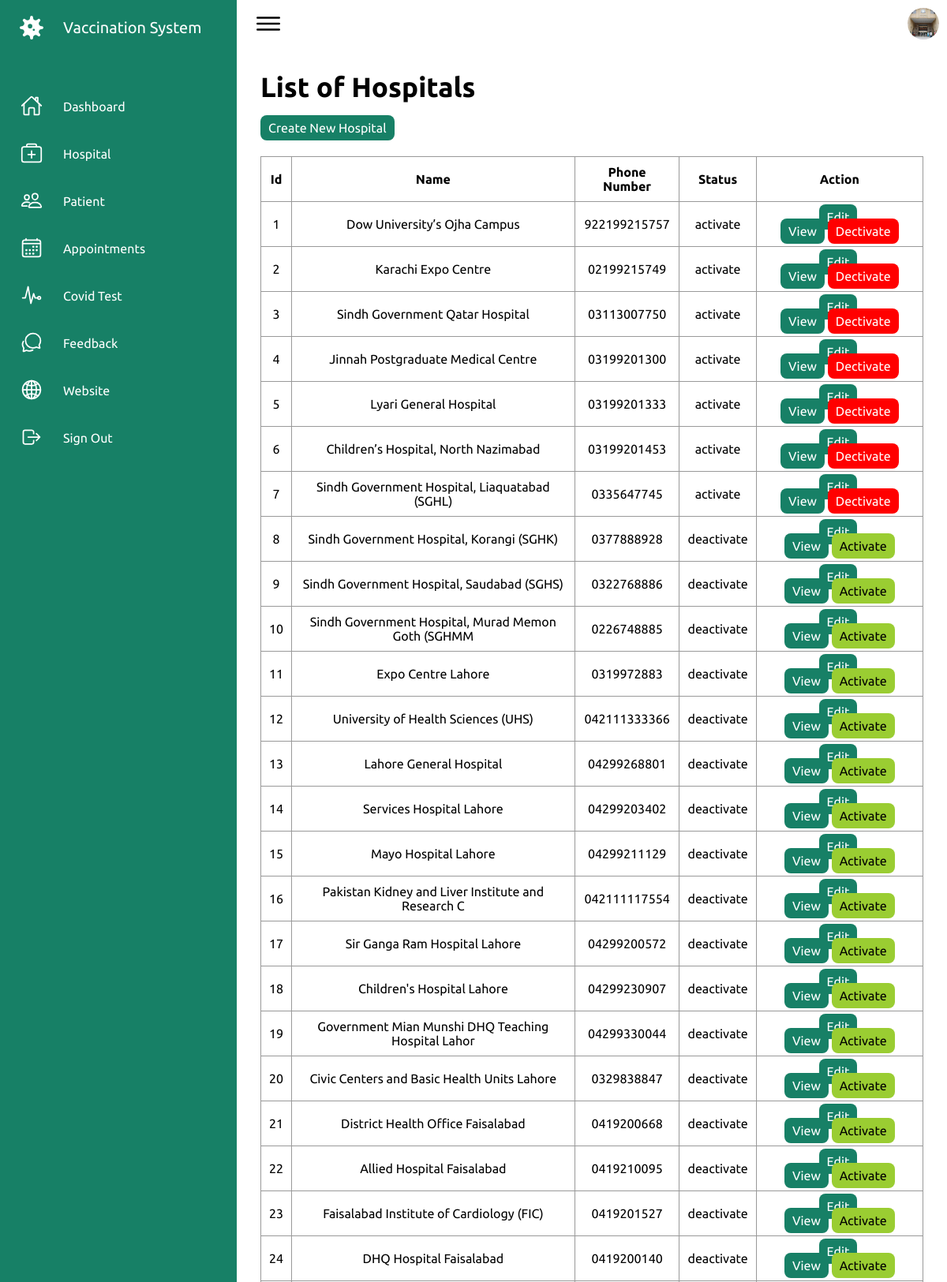
Screenshot of /Admin/hospital.php (signed in, upper part) with the database file from the repository.
### tables this page shows
CREATE TABLE `tbl_hospital` (
  `id` int(11) NOT NULL,
  `name` varchar(50) NOT NULL,
  `contact` varchar(15) NOT NULL,
  `cid` int(11) NOT NULL,
  `email` varchar(50) NOT NULL,
  `password` varchar(50) NOT NULL,
  `image` varchar(100) NOT NULL,
  `address` varchar(150) NOT NULL,
  `status` varchar(20) NOT NULL DEFAULT 'deactivate'
);

### Admin/hospital.php (the view, shortened to what this page needs)
<?php
    include("connection.php");
?>
<!DOCTYPE html>
<html lang="en">
<head>
    <link rel="stylesheet" href="assets/css/index.css">
</head>
<body>
    <div class="container">
        <?php
            include("navigation.php");
        ?>
        <div class="main">
            <div class="topbar">
                <div class="toggle">
                    <ion-icon name="menu-outline"></ion-icon>
                </div>
                <div class="user">
                    <a href='profile.php'><img src="assets/imgs/customer01.jpg" alt=""></a>
                </div>
            </div>
            <div class="mainContent">
                <h2 class="title">List of Hospitals</h2>
                <a href="add_new_hospital.php" class="btn">Create New Hospital</a>
                <table>
                    <thead>
                        <tr>
                            <th>Id</th>
                            <th>Name</th>
                            <th>Phone Number</th>
                            <th>Status</th>
                            <th>Action</th>
                        </tr>
                    </thead>
                    <tbody>
                        <?php
                            $query = "SELECT * FROM tbl_hospital";
                            $result = mysqli_query($connection,$query);
                            foreach($result as $row)
                            {
                                echo
                                "<tr>
                                    <td>$row[id]</td>
                                    <td>$row[name]</td>
                                    <td>$row[contact]</td>
                                    <td>$row[status]</td>
                                    <td>
                                    <a href='edit_hospital.php?id=$row[id]'>Edit</a>&nbsp;
                                    <a href='view_hospital.php?id=$row[id]'>View</a>&nbsp";
                                        if($row['status']=="deactivate")
                                        {
                                            echo "<a href='activate_hospital.php?id=$row[id]' class='btnactivate'>Activate</a>";
                                        }
                                        else
                                        {
                                            echo "<a href='deactivate_hospital.php?id=$row[id]' class='btndeactivate'>Dectivate</a>";
                                        }
                            }
                        ?>
                    </tbody>
                </table>
            </div>
        </div>
    </div>
</body>
</html>

### Admin/assets/css/index.css (style rules this page uses)
* { font-family: "Ubuntu", sans-serif; margin: 0; padding: 0; box-sizing: border-box; }
:root { --white: #fff; --gray: #f5f5f5; --black1: #222; --black2: #999; --green:#178066; }
body { min-height: 100vh; overflow-x: hidden; }
.container { position: relative; width: 100%; }
.main { position: absolute; width: calc(100% - 300px); left: 300px; min-height: 100vh; background: var(--white); transition: 0.5s; }
.topbar { width: 100%; height: 60px; display: flex; justify-content: space-between; align-items: center; padding: 0 10px; }
.toggle { position: relative; width: 60px; height: 60px; display: flex; justify-content: center; align-items: center; font-size: 2.5rem; cursor: pointer; }
.user { position: relative; width: 40px; height: 40px; border-radius: 50%; overflow: hidden; cursor: pointer; }
.user img { position: absolute; top: 0; left: 0; width: 100%; height: 100%; object-fit: cover; }

### Admin/hospital.php (style rules this page uses)
.mainContent { padding: 30px; }
.mainContent .title { font-size: 35px; }
.mainContent table { width: 100%; }
.mainContent table,td,th { margin-top: 20px; border: 1px solid #999; text-align: center; border-collapse: collapse; padding: 10px; }
.mainContent table a { padding: 7px 10px; background-color: #178066; text-decoration: none; border-radius: 8px; color: #fff; }
.mainContent .btndeactivate { background-color: red; }
.mainContent .btnactivate { background-color: yellowgreen; color: #000; }
.mainContent .btn { display: inline-block; margin-top: 15px; padding: 7px 10px; background-color: #178066; text-decoration: none; border-radius: 8px; color: #fff; }

### rows the page displays
tbl_hospital: id "1", name "Dow University’s Ojha Campus", contact "922199215757", status "activate"
tbl_hospital: id "2", name "Karachi Expo Centre", contact "02199215749", status "activate"
tbl_hospital: id "3", name "Sindh Government Qatar Hospital", contact "03113007750", status "activate"
tbl_hospital: id "4", name "Jinnah Postgraduate Medical Centre", contact "03199201300", status "activate"
tbl_hospital: id "5", name "Lyari General Hospital", contact "03199201333", status "activate"
tbl_hospital: id "6", name "Children’s Hospital, North Nazimabad", contact "03199201453", status "activate"
tbl_hospital: id "7", name "Sindh Government Hospital, Liaquatabad (SGHL)", contact "0335647745", status "activate"
tbl_hospital: id "8", name "Sindh Government Hospital, Korangi (SGHK)", contact "0377888928", status "deactivate"
tbl_hospital: id "9", name "Sindh Government Hospital, Saudabad (SGHS)", contact "0322768886", status "deactivate"
tbl_hospital: id "10", name "Sindh Government Hospital, Murad Memon Goth (SGHMM", contact "0226748885", status "deactivate"
tbl_hospital: id "11", name "Expo Centre Lahore", contact "0319972883", status "deactivate"
tbl_hospital: id "12", name "University of Health Sciences (UHS)", contact "042111333366", status "deactivate"
tbl_hospital: id "13", name "Lahore General Hospital", contact "04299268801", status "deactivate"
tbl_hospital: id "14", name "Services Hospital Lahore", contact "04299203402", status "deactivate"
tbl_hospital: id "15", name "Mayo Hospital Lahore", contact "04299211129", status "deactivate"
tbl_hospital: id "16", name "Pakistan Kidney and Liver Institute and Research C", contact "042111117554", status "deactivate"
tbl_hospital: id "17", name "Sir Ganga Ram Hospital Lahore", contact "04299200572", status "deactivate"
tbl_hospital: id "18", name "Children's Hospital Lahore", contact "04299230907", status "deactivate"
tbl_hospital: id "19", name "Government Mian Munshi DHQ Teaching Hospital Lahor", contact "04299330044", status "deactivate"
tbl_hospital: id "20", name "Civic Centers and Basic Health Units Lahore", contact "0329838847", status "deactivate"
tbl_hospital: id "21", name "District Health Office Faisalabad", contact "0419200668", status "deactivate"
tbl_hospital: id "22", name "Allied Hospital Faisalabad", contact "0419210095", status "deactivate"
tbl_hospital: id "23", name "Faisalabad Institute of Cardiology (FIC)", contact "0419201527", status "deactivate"
tbl_hospital: id "24", name "DHQ Hospital Faisalabad", contact "0419200140", status "deactivate"
